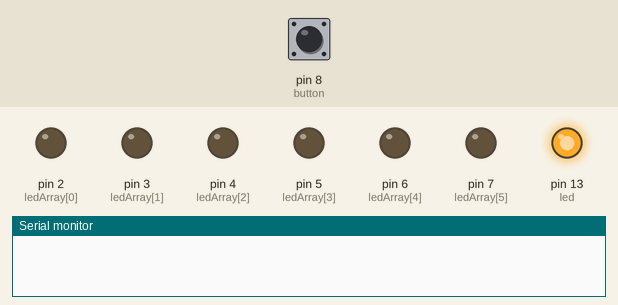
Simulated run of this sketch. Board: Arduino Uno, built with avr-gcc and run on an emulated ATmega328P. Shown: output pins drawn as LEDs (lit = HIGH), the last lines printed to the serial monitor. Dashed ring = blinking. The inputs (shaded band) are chosen by the test bench; at power-on: pin 8 (button) LOW.

Above: at 1.2 s.
1.3 s: pin 8 (button) pulled HIGH for 0.15 s
At 1.45 s:
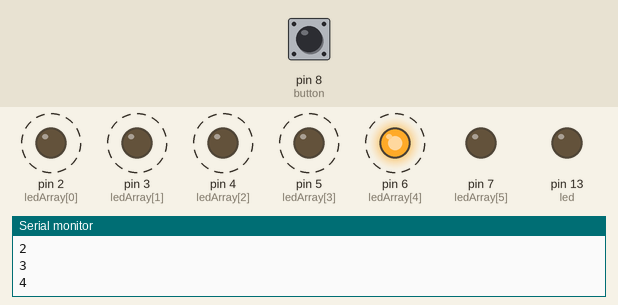
3.1 s: pin 8 (button) pulled HIGH for 1 s
At 3.55 s:
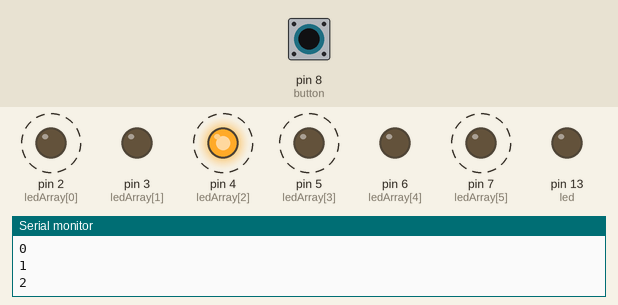
5.6 s: pin 8 (button) pulled HIGH for 3.2 s
At 6.65 s:
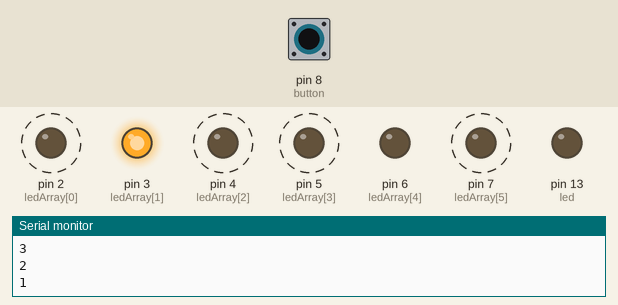
Timing chart, 0 to 10.4 s (numbered marks = the images above; inputs shaded):
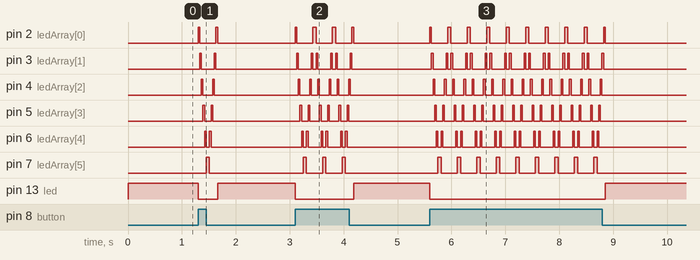

Measured:
- after the input at 1.3 s, pin 2 (ledArray[0]): alternates HIGH for 0.03 s and LOW for 0.30 s, 4 changes in all, then stays LOW, starting at once; pin 3 (ledArray[1]): alternates HIGH for 0.03 s and LOW for 0.24 s, 4 changes in all, then stays LOW, starting at once
- after the input at 3.1 s, pin 2 (ledArray[0]): alternates HIGH for 0.05 s and LOW for 0.30 s, 8 changes in all, then stays LOW, starting at once; pin 3 (ledArray[1]): LOW → HIGH at once, then repeats every 0.36 s: LOW 0.24 s, HIGH 0.03 s, LOW 0.06 s, HIGH 0.03 s, until it stays LOW from 4.2 s
- after the input at 5.6 s, pin 2 (ledArray[0]): alternates HIGH for 0.06 s and LOW for 0.30 s, 20 changes in all, then stays LOW, starting at once; pin 3 (ledArray[1]): LOW → HIGH at once, then repeats every 0.36 s: LOW 0.24 s, HIGH 0.03 s, LOW 0.06 s, HIGH 0.03 s, until it stays LOW from 8.8 s

The sketch:

cylon.ino
```cpp
/*
	use some red leds and you got a cylon looking something.
*/

// pin 13 is a LED connected to most Arduino boards
const int led = 13;

//some leds connected to the board:
const int ledArray[] = {2, 3, 4, 5, 6, 7};

//our button is connected to pin 8
const int button = 8;

//we specify the time each led will remain on.
const int delayTime = 30;

//Array size is going to be the same during execution.
//size of returns the amount of bytes a variable occupies,
//we need to divide by the size of the variable type to get the length of the array.
const int arraySize = (sizeof(ledArray) / sizeof(int));

//Setup is a routine that runs once
void setup () {

	//Configure the serial for debugging.
	Serial.begin(9600);

	//we need to configure the pins
	pinMode(led, OUTPUT);
	pinMode(button, INPUT);
	//initialize each led in the array
	for (int c = 0; c < sizeof(ledArray); c++) {
		pinMode(ledArray[c], OUTPUT);
	}
}

//the loop routine runs over and over forever.
void loop () {

	//did someone press our button?
	if (digitalRead(button) == 1) {

		//we turn off the internal led
		digitalWrite(led, LOW);

		//debug info
		Serial.println(arraySize);

		//we loop forward.
		for (int y = 0; y <arraySize; y++) {
			Serial.println(y);
			digitalWrite(ledArray[y], HIGH);
			delay(delayTime);
			digitalWrite(ledArray[y], LOW);
		}

		//debug info
		Serial.println("now down");

		//we loop backwards
		for (int x = arraySize -1; x >= 0; x--) {
			Serial.println(x);
			digitalWrite(ledArray[x], HIGH);
	 		delay(delayTime);
			digitalWrite(ledArray[x], LOW);
		}
	}
	else {
		//the internal led turns on
		digitalWrite(led, HIGH);
	}
}
```
